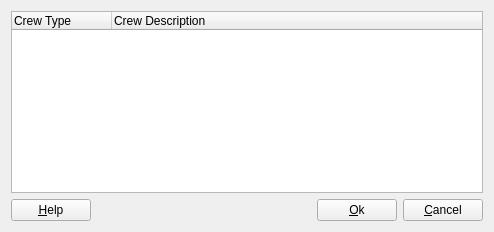
<?xml version="1.0" encoding="UTF-8"?>
<ui version="4.0">
 <class>CrewTypeDialog</class>
 <widget class="QDialog" name="CrewTypeDialog">
  <property name="geometry">
   <rect>
    <x>0</x>
    <y>0</y>
    <width>494</width>
    <height>232</height>
   </rect>
  </property>
  <property name="windowTitle">
   <string>Add/Change Crew Type</string>
  </property>
  <property name="modal">
   <bool>true</bool>
  </property>
  <layout class="QGridLayout">
   <item row="1" column="1">
    <spacer name="Horizontal Spacing2">
     <property name="orientation">
      <enum>Qt::Horizontal</enum>
     </property>
     <property name="sizeType">
      <enum>QSizePolicy::Expanding</enum>
     </property>
     <property name="sizeHint" stdset="0">
      <size>
       <width>228</width>
       <height>20</height>
      </size>
     </property>
    </spacer>
   </item>
   <item row="1" column="2">
    <widget class="QPushButton" name="okButton_">
     <property name="text">
      <string>&amp;Ok</string>
     </property>
     <property name="shortcut">
      <string>Alt+O</string>
     </property>
     <property name="autoDefault">
      <bool>false</bool>
     </property>
    </widget>
   </item>
   <item row="1" column="0">
    <widget class="QPushButton" name="helpButton_">
     <property name="text">
      <string>&amp;Help</string>
     </property>
     <property name="shortcut">
      <string>Alt+H</string>
     </property>
     <property name="autoDefault">
      <bool>false</bool>
     </property>
    </widget>
   </item>
   <item row="1" column="3">
    <widget class="QPushButton" name="cancelButton_">
     <property name="text">
      <string>&amp;Cancel</string>
     </property>
     <property name="shortcut">
      <string>Alt+C</string>
     </property>
     <property name="autoDefault">
      <bool>false</bool>
     </property>
    </widget>
   </item>
   <item row="0" column="0" colspan="4">
    <widget class="QTreeWidget" name="crewTypeListView_">
     <property name="styleSheet">
      <string notr="true">QTreeWidget::branch{image:none;}</string>
     </property>
     <property name="rootIsDecorated">
      <bool>false</bool>
     </property>
     <column>
      <property name="text">
       <string>Crew Type</string>
      </property>
     </column>
     <column>
      <property name="text">
       <string>Crew Description</string>
      </property>
     </column>
    </widget>
   </item>
  </layout>
 </widget>
 <layoutdefault spacing="6" margin="11"/>
 <pixmapfunction>qPixmapFromMimeSource</pixmapfunction>
 <tabstops>
  <tabstop>helpButton_</tabstop>
  <tabstop>okButton_</tabstop>
  <tabstop>cancelButton_</tabstop>
 </tabstops>
 <resources/>
 <connections>
  <connection>
   <sender>helpButton_</sender>
   <signal>clicked()</signal>
   <receiver>CrewTypeDialog</receiver>
   <slot>help()</slot>
   <hints>
    <hint type="sourcelabel">
     <x>20</x>
     <y>20</y>
    </hint>
    <hint type="destinationlabel">
     <x>20</x>
     <y>20</y>
    </hint>
   </hints>
  </connection>
  <connection>
   <sender>cancelButton_</sender>
   <signal>clicked()</signal>
   <receiver>CrewTypeDialog</receiver>
   <slot>reject()</slot>
   <hints>
    <hint type="sourcelabel">
     <x>20</x>
     <y>20</y>
    </hint>
    <hint type="destinationlabel">
     <x>20</x>
     <y>20</y>
    </hint>
   </hints>
  </connection>
  <connection>
   <sender>okButton_</sender>
   <signal>clicked()</signal>
   <receiver>CrewTypeDialog</receiver>
   <slot>accept()</slot>
   <hints>
    <hint type="sourcelabel">
     <x>20</x>
     <y>20</y>
    </hint>
    <hint type="destinationlabel">
     <x>20</x>
     <y>20</y>
    </hint>
   </hints>
  </connection>
 </connections>
</ui>
